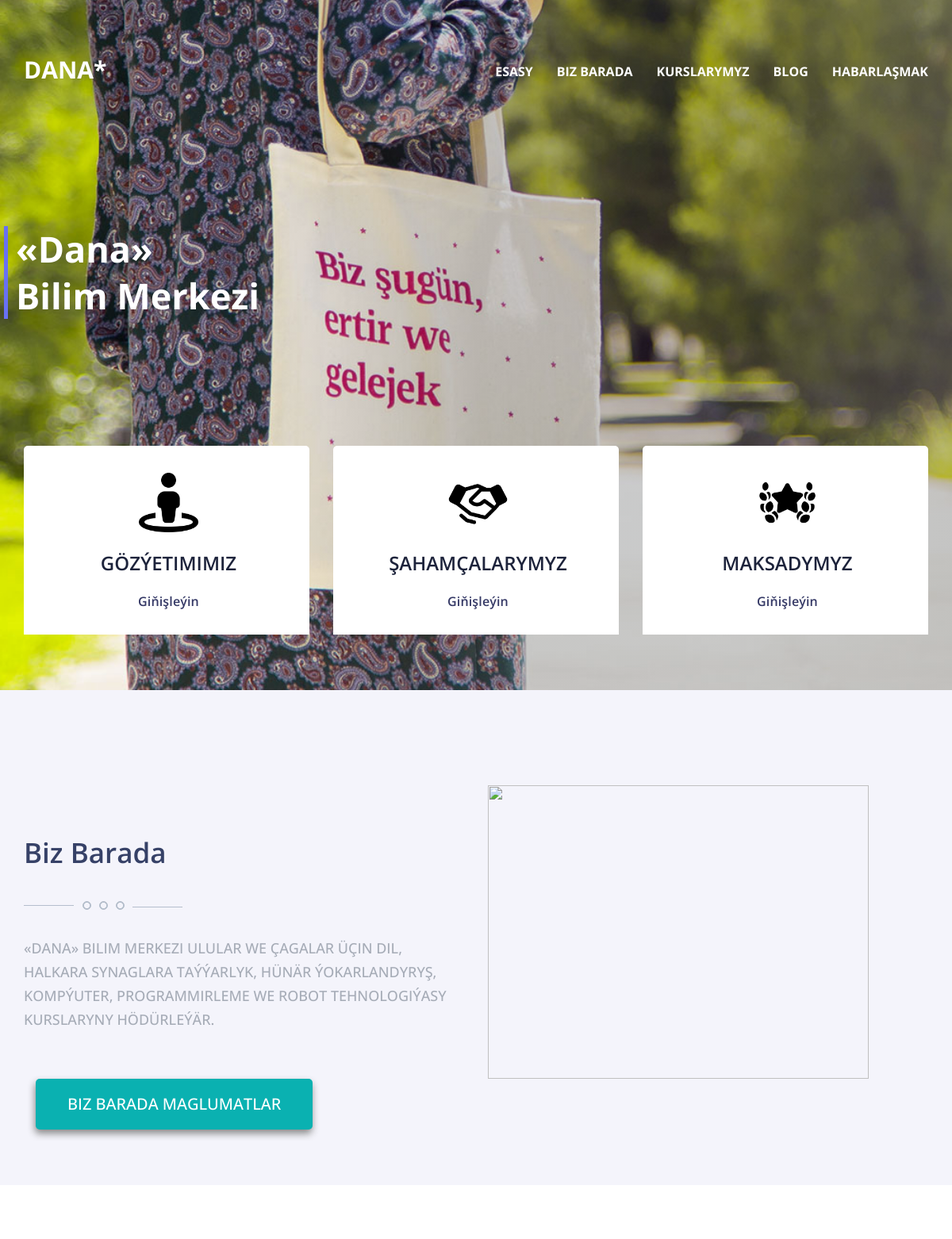
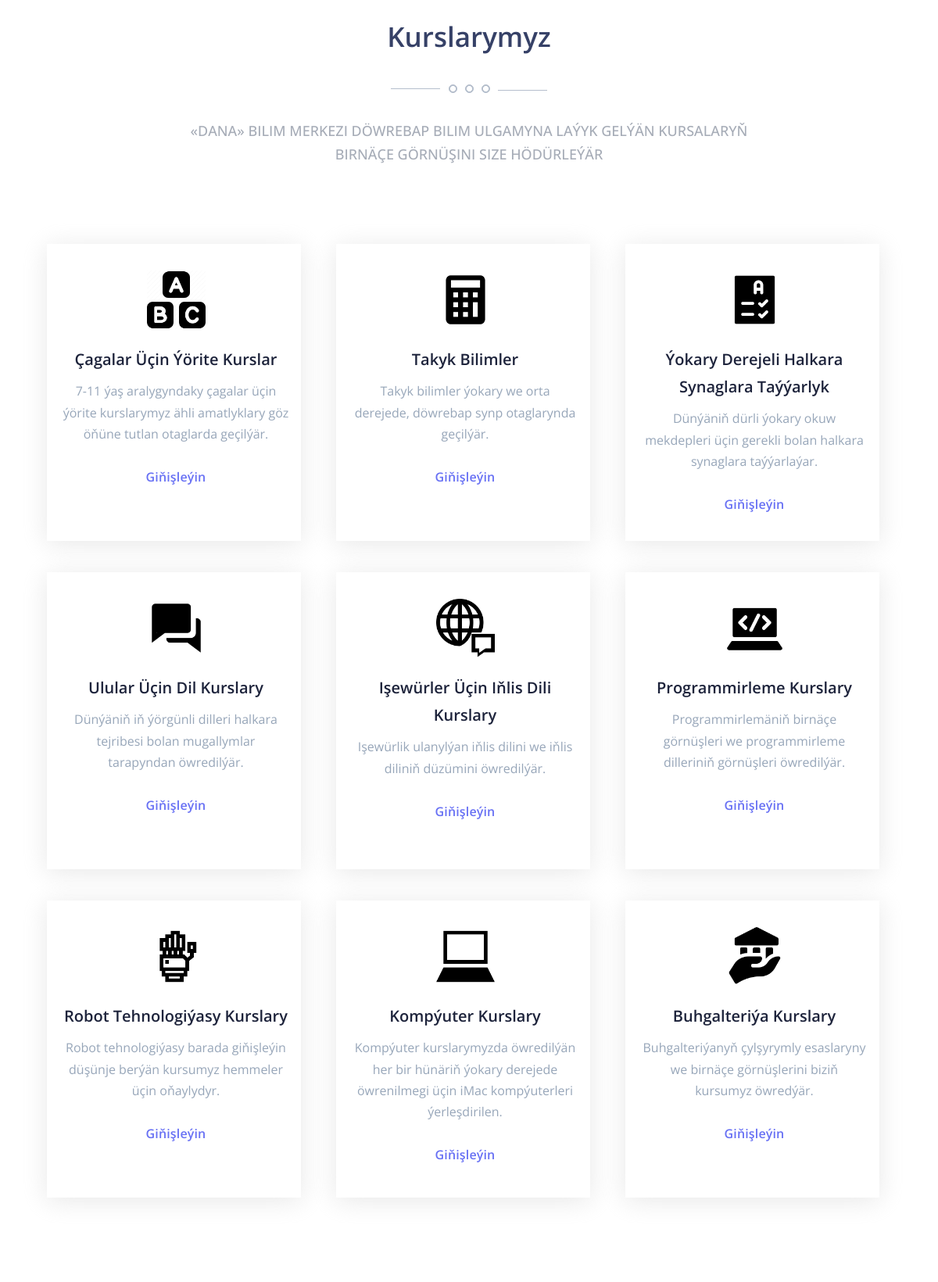
The page / (upper part) on the database its author committed (2 pictures, top to bottom).
### app/models.py (models this page shows, shortened)
class Group(models.Model):
    photo = models.ImageField(upload_to='images')
    name = models.CharField(max_length=255)
    description = models.TextField(max_length=255)

### app/views.py (the view)
# urls.py: path("", views.home, name='home'),
def home(request):
    return render(request, "index.html", data)

### app/templates/index.html (shortened to what this page needs)
{% extends "main.html" %}
{% load static %}
{% block main %}
            <section id="banner" class="mt-5" >
               <div class="container ">
                  <div class="row">
                     <div id="banner-text" class="col-md-12 mt-50 text-c">
                        <div class="left-borders">
                           <h5 class="wow fadeInUp main-h" data-wow-delay="0.2s" >«Dana»<br>Bilim Merkezi</h5>
                        </div>
                     </div>
                  </div>
                  <div class="row mt-100 p-0">
                     <div class="who_we_area col-md-4 col-sm-6 wow fadeInUp">
                        <div class="service-1 green-after">
                           <div class="servise-top wow fadeInUp">
                              <img src="{% static 'assets/image/icon1.png' %}">
                           </div>
                           <h2 class="unify">Gözýetimimiz</h2>
                           <div class="button-div">
                              <a href="{% url 'about' %}#about-teacher" class="button-s">Giňişleýin</a>
                           </div>
                        </div>
                     </div>
                     <div class="who_we_area col-md-4 col-sm-6  wow fadeInUp">
                        <div class="service-1 pink-after">
                           <div class="servise-top wow fadeInUp">
                              <img src="{% static 'assets/image/icon2.png' %}">
                           </div>
                           <h2 class="unify">Şahamçalarymyz</h2>
                           <div class="button-div">
                              <a href="{% url 'about' %}#about-classroom" class="button-s">Giňişleýin</a>
                           </div>
                        </div>
                     </div>
                     <div class="who_we_area col-md-4 col-sm-6  wow fadeInUp">
                        <div class="service-1 purple-after">
                           <div class="servise-top wow fadeInUp">
                              <img src="{% static 'assets/image/icon3.png'%}">
                           </div>
                           <h2 class="unify">Maksadymyz</h2>
                           <div class="button-div">
                              <a href="{% url 'about'%}#about-reward" class="button-s">Giňişleýin</a>
                           </div>
                        </div>
                     </div>
                  </div>
               </div>
            </section>
         </div>
      </div>
      <div  id="about" class="bg_gray py-70">
         <div class="container">
            <div class="row ">
               <div class="who_we_area title text-left col-md-6 col-sm-6 col-4pad wow fadeInUp">
                  <h1 class="pt-90">Biz Barada</h1>
                  <div class="hed_img">
                     <img src="{% static 'assets/image/headding-img.png' %}">
                  </div>
                  <p class="about-bottom-s wow fadeInUp" style="visibility: visible; animation-name: fadeInUp;">«Dana» bilim merkezi ulular we çagalar üçin dil, halkara synaglara taýýarlyk, hünär ýokarlandyryş, kompýuter, programmirleme we robot tehnologiýasy kurslaryny hödürleýär.</p>
                  <div class="col-xs-12 top-contact wow fadeInRight text-left" style="visibility: visible; animation-name: fadeInRight;">
                     <a type="submit" id="about_us" href="{% url 'about' %}#about-info" class="btn btn-default wow fadeInUp  js-scroll-trigger button_about_shadow" data-wow-delay="0.5s" style="visibility: visible; animation-delay: 0.5s; animation-name: fadeInUp;">Biz barada maglumatlar</a>
                  </div>
               </div>
               <div class="who_we_area col-md-6 col-sm-6 col-4pad wow fadeInUp">
                  <img class='about_img' src="{% static 'assets/image/image16.jpg' %}">
               </div>
            </div>
         </div>
      </div>
      <div id="courses" class=" py-70">
         <div class="container">
            <div class="row text-center mb-60 ">
               <div class="title wow fadeInUp">
                  <h1>Kurslarymyz</h1>
                  <div class="hed_img">
                     <img src="{% static 'assets/image/headding-img.png' %}">
                  </div>
                  <p>«Dana» bilim merkezi döwrebap bilim ulgamyna laýyk  gelýän kursalaryň <br> birnäçe görnüşini size hödürleýär</p>
               </div>
            </div>
            <div class="row about_row  py-40">
               {%for i in groups%}
               <div class="group who_we_area col-md-4 col-sm-6 col-4pad wow fadeInUp">
                  <div class="service-s">
                     <div class="servise-top wow fadeInUp">
                        <img src='/media/{{i.photo}}'>
                     </div>
                     <h2 class="Practice">{{i.name}}</h2>
                     <p class="bottom-s">{{i.description}}</p>
                     <div class="button-div">
                        <a href="{% url 'group_spec' i.id %}" class="button-bottom">Giňişleýin</a>
                     </div>
                  </div>
               </div>
               {% endfor %}
            </div>
         </div>
      </div>
{% endblock main %}

### app/static/assets/css/style.css (style rules this page uses)
body { overflow-x: hidden !important; }
.btn { padding: 18px 40px; font-size: 20px; font-weight: 500; border-radius: 0px; display: inline-block; border: 0; text-transform: uppercase; text-decoration: none; }
.btn-default { background: #0AB1B1 ; color: #fff; border-radius: 5px; }
a:before, a:after, .btn:before, .btn:after, button:before, button:after { transition: all 300ms linear 0s; }
a { color: #fff; text-decoration: none; }
.title { text-align: center; text-transform: uppercase; }
body { font-family: 'Open Sans', sans-serif; }
body p { line-height: 26px; color: #555555; font-size: 16px; margin: 0; }
.h1, .h2, .h3, .h4, .h5, .h6, h1, h2, h3, h4, h5, h6 { font-weight: 700; }
a, .btn, button { outline: none; transition: all 300ms linear 0s; }
.left-borders { border-left: 5px solid #6871f4; padding-left: 30px; margin-left: -25px }
.py-70 { padding: 70px 0px; }
.mb-60 { margin-bottom: 60px; }
.servise-top { text-align: center; visibility: visible; animation-name: fadeInUp; line-height: 80px; margin-bottom: 20px; }
.servise-top img { height: 75px; width: 75px; }
.unify { font-weight: 600; font-size: 24px; text-align: center; margin: 10px 0; text-transform: uppercase; line-height: 35px; color: #1d233b; }
.bottom-s { font-size: 16px; line-height:1.7em; color: #97a6b9; margin-bottom:30px; }
.button-div { margin-top: 20px; }
.button-s:after { position: absolute; margin-left: 5px; font-family: 'IntercomText', 'Helvetica Neue', Helvetica, Arial, sans-serif; transition: transform 0.3s; margin-top: 2px; transition-duration: 1s; }
.button-s { font-size: 16px; color: #353966; font-weight: 600; display: block; letter-spacing: 0.15px; transition-duration: 1s; }
.service-1 { padding: 30px 15px 30px 20px; background: #fff; transition-duration: 1s; text-align: center; border-top-left-radius: 5px; border-top-right-radius: 5px; }
.service-s { box-shadow: 0px 4px 30px #d8d8d899; padding: 30px 15px 30px 20px; background: #fff; transition-duration: 1s; text-align: center; overflow: hidden; width: 325px; height: 380px; }
.Practice { font-weight: 600; font-size: 20px; text-align: center; margin: 10px 0; text-transform: capitalize; line-height: 35px; color: #1d233b; }
.button-bottom { font-size: 16px; color: #6871f4; font-weight: 600; text-transform: capitalize; letter-spacing: 0.15px; transition-duration: 1s; }
.service-1.green-after:after { background-color: #0AB1B1 !important; }
.service-1.pink-after:after { background-color: #ffb062; }
.service-1.purple-after:after { background-color: #E81D30; }
.service-1:after { content: ""; position: absolute; width: 100%; height: 8px; left: 0; bottom: 0; -webkit-transform-origin: center; -moz-transform-origin: center; transform-origin: center; -webkit-transform: scale(0,1); -moz-transform: scale(0,1); transition: all 0.3s ease 0.0s; }
.top-contact { margin-top:20px; }
.about_row { margin-top:100px; }
.p-0 { padding-left: 0px; }
.mt-50 { margin-top: 50px; }
.py-40 { padding:0px 30px ; }
.bg_gray { background: #f4f4fb; background-image: linear-gradient(to right bottom,#f4f4fb,#f4f4fb,#f4f4fb,#f4f4fb,#f4f4fb); }
.about-bottom-s { font-size: 20px; color: #ffffffa1; line-height: 35px; margin:40px 0px; font-weight: 500; }
.hed_img { margin: 30px 0px; }
.button_about_shadow { box-shadow: -1px 5px 10px #888; }
.title h1 { font-size: 35px; font-weight: 600; color: #364167; line-height: 50px; text-transform:none; }
.title p { font-size: 18px; line-height: 30px; color: #a6acb7; font-weight: 500; margin-top: 25px; }
.text-left { text-align: left; }
.mt-100 { margin-top:100px; }
.button-n, a { text-decoration: none; color:#fff; }
section { padding-bottom: 70px; }
.main-h { font-size: 45px; line-height:1.3; color: #fff; text-align: left; font-weight: 700; margin-top: 10px; margin-bottom: 60px; margin-left: -20px; text-transform: capitalize; -webkit-animation-delay: 150ms; animation-delay: 150ms; visibility: visible; }
.pt-90 { padding-top: 90px; }
.about_img { margin-top:50px; width: 480px; height: 370px; }
.group { margin-bottom: 40px; }

### rows shown on the page
Group: photo (picture), name "Çagalar Üçin Ýörite Kurslar", description "7-11 ýaş aralygyndaky çagalar üçin ýörite kurslarymyz ähli amatlyklary göz öňüne tutlan otaglarda geçilýär."
Group: photo (picture), name "Takyk Bilimler", description "Takyk bilimler ýokary we orta derejede, döwrebap synp otaglarynda geçilýär."
Group: photo (picture), name "Ýokary Derejeli Halkara Synaglara Taýýarlyk", description "Dünýäniň dürli ýokary okuw mekdepleri üçin gerekli bolan halkara synaglara taýýarlaýar."
Group: photo (picture), name "Ulular Üçin Dil Kurslary", description "Dünýäniň iň ýörgünli dilleri halkara tejribesi bolan mugallymlar tarapyndan öwredilýär."
Group: photo (picture), name "Işewürler Üçin Iňlis Dili Kurslary", description "Işewürlik ulanylýan iňlis dilini we iňlis diliniň düzümini öwredilýär."
Group: photo (picture), name "Programmirleme Kurslary", description "Programmirlemäniň birnäçe görnüşleri we programmirleme dilleriniň görnüşleri öwredilýär."
Group: photo (picture), name "Robot Tehnologiýasy Kurslary", description "Robot tehnologiýasy barada giňişleýin düşünje berýän kursumyz hemmeler üçin oňaylydyr."
Group: photo (picture), name "Kompýuter Kurslary", description "Kompýuter kurslarymyzda öwredilýän her bir hünäriň ýokary derejede öwrenilmegi üçin iMac kompýuterleri ýerleşdirilen."
Group: photo (picture), name "Buhgalteriýa Kurslary", description "Buhgalteriýanyň çylşyrymly esaslaryny we birnäçe görnüşlerini biziň kursumyz öwredýär."
